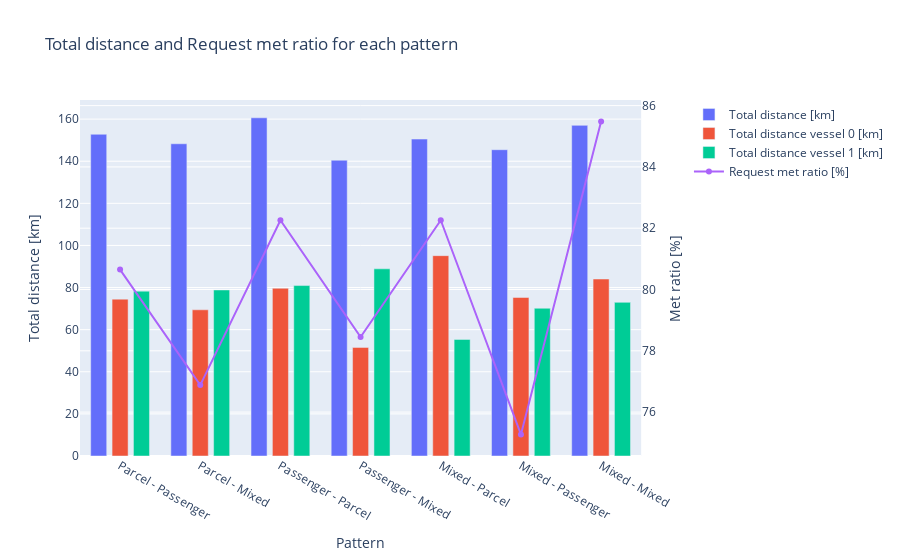

The cell this chart's notebook holds for it:
### Markdown cell above
After executing the optimisation with different vessel type patterns, we are interested in the transportation performance of each patterns. The calculated KPIs will be visualised to provide insights into the difference in performance between different vessel type patterns.

### Code cell
# Visualise the final total distance for each pattern as a bar chart
# collect the final total distance for each pattern

total_distances = [dict_df_results[key].iloc[-1]['Total_dist'] for key in dict_df_results.keys()]
total_distances_k0 = [dict_df_results[key].iloc[-1]['Travel_distance_k0'] for key in dict_df_results.keys()]
total_distances_k1 = [dict_df_results[key].iloc[-1]['Travel_distance_k1'] for key in dict_df_results.keys()]

# collect the final met ratio for each pattern
met_ratios = [round(dict_df_results[key].iloc[-1]['Met_Ratio']*100, 2) for key in dict_df_results.keys()]


fig = make_subplots(specs=[[{'secondary_y': True}]])

fig.add_trace(go.Bar(x=[f'{vessel_types_inv[int(key[0])]} - {vessel_types_inv[int(key[1])]}' for key in dict_df_results.keys()], y=total_distances, name='Total distance [km]'), secondary_y=False)
fig.add_trace(go.Bar(x=[f'{vessel_types_inv[int(key[0])]} - {vessel_types_inv[int(key[1])]}' for key in dict_df_results.keys()], y=total_distances_k0, name='Total distance vessel 0 [km]'), secondary_y=False)
fig.add_trace(go.Bar(x=[f'{vessel_types_inv[int(key[0])]} - {vessel_types_inv[int(key[1])]}' for key in dict_df_results.keys()], y=total_distances_k1, name='Total distance vessel 1 [km]'), secondary_y=False)
fig.update_traces(width=0.2)


fig.add_trace(go.Scatter(x=[f'{vessel_types_inv[int(key[0])]} - {vessel_types_inv[int(key[1])]}' for key in dict_df_results.keys()], y=met_ratios, mode='lines+markers', name='Request met ratio [%]'), secondary_y=True)

fig.update_yaxes(title_text="Total distance [km]", secondary_y=False)
fig.update_yaxes(title_text="Met ratio [%]", secondary_y=True)
fig.update_layout(title='Total distance and Request met ratio for each pattern', xaxis_title='Pattern', barmode='group')


fig.show()

### Figure 1 — Plotly figure (JSON) as saved in the notebook; plotly's stock layout.template omitted (floating-point values rounded to 4 significant figures)
{"data": [{"name": "Total distance [km]", "type": "bar", "width": 0.2, "x": ["Parcel - Passenger", "Parcel - Mixed", "Passenger - Parcel", "Passenger - Mixed", "Mixed - Parcel", "Mixed - Passenger", "Mixed - Mixed"], "xaxis": "x", "y": [152.8, 148.3, 160.6, 140.5, 150.5, 145.5, 157.0], "yaxis": "y"}, {"name": "Total distance vessel 0 [km]", "type": "bar", "width": 0.2, "x": ["Parcel - Passenger", "Parcel - Mixed", "Passenger - Parcel", "Passenger - Mixed", "Mixed - Parcel", "Mixed - Passenger", "Mixed - Mixed"], "xaxis": "x", "y": [74.5, 69.43, 79.67, 51.59, 95.15, 75.3, 84.06], "yaxis": "y"}, {"name": "Total distance vessel 1 [km]", "type": "bar", "width": 0.2, "x": ["Parcel - Passenger", "Parcel - Mixed", "Passenger - Parcel", "Passenger - Mixed", "Mixed - Parcel", "Mixed - Passenger", "Mixed - Mixed"], "xaxis": "x", "y": [78.3, 78.86, 80.95, 88.9, 55.38, 70.17, 72.98], "yaxis": "y"}, {"mode": "lines+markers", "name": "Request met ratio [%]", "type": "scatter", "x": ["Parcel - Passenger", "Parcel - Mixed", "Passenger - Parcel", "Passenger - Mixed", "Mixed - Parcel", "Mixed - Passenger", "Mixed - Mixed"], "xaxis": "x", "y": [80.65, 76.88, 82.26, 78.45, 82.26, 75.27, 85.48], "yaxis": "y2"}], "layout": {"barmode": "group", "title": {"text": "Total distance and Request met ratio for each pattern"}, "xaxis": {"anchor": "y", "domain": [0, 0.94], "title": {"text": "Pattern"}}, "yaxis": {"anchor": "x", "domain": [0, 1], "title": {"text": "Total distance [km]"}}, "yaxis2": {"anchor": "x", "overlaying": "y", "side": "right", "title": {"text": "Met ratio [%]"}}}}
